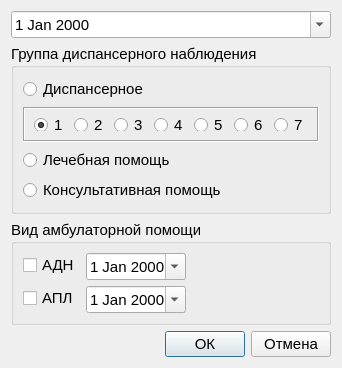
<?xml version="1.0" encoding="UTF-8"?>
<ui version="4.0">
 <class>Dialog_add_dynamic_view</class>
 <widget class="QDialog" name="Dialog_add_dynamic_view">
  <property name="geometry">
   <rect>
    <x>0</x>
    <y>0</y>
    <width>321</width>
    <height>356</height>
   </rect>
  </property>
  <property name="font">
   <font>
    <pointsize>11</pointsize>
   </font>
  </property>
  <property name="windowTitle">
   <string>Dialog</string>
  </property>
  <layout class="QVBoxLayout" name="verticalLayout">
   <item>
    <widget class="QDateEdit" name="dateEdit">
     <property name="calendarPopup">
      <bool>true</bool>
     </property>
    </widget>
   </item>
   <item>
    <widget class="QGroupBox" name="groupBox_group_disp_view">
     <property name="title">
      <string>Группа диспансерного наблюдения</string>
     </property>
     <layout class="QVBoxLayout" name="verticalLayout_2">
      <property name="spacing">
       <number>6</number>
      </property>
      <item>
       <widget class="QRadioButton" name="radioButton_d">
        <property name="text">
         <string>Диспансерное</string>
        </property>
       </widget>
      </item>
      <item>
       <widget class="QFrame" name="frame">
        <property name="minimumSize">
         <size>
          <width>0</width>
          <height>35</height>
         </size>
        </property>
        <property name="frameShape">
         <enum>QFrame::Box</enum>
        </property>
        <property name="frameShadow">
         <enum>QFrame::Sunken</enum>
        </property>
        <property name="lineWidth">
         <number>1</number>
        </property>
        <property name="midLineWidth">
         <number>0</number>
        </property>
        <layout class="QHBoxLayout" name="horizontalLayout_2">
         <item>
          <widget class="QRadioButton" name="radioButton_1">
           <property name="acceptDrops">
            <bool>false</bool>
           </property>
           <property name="text">
            <string>1</string>
           </property>
           <property name="checked">
            <bool>true</bool>
           </property>
          </widget>
         </item>
         <item>
          <widget class="QRadioButton" name="radioButton_2">
           <property name="text">
            <string>2</string>
           </property>
          </widget>
         </item>
         <item>
          <widget class="QRadioButton" name="radioButton_3">
           <property name="text">
            <string>3</string>
           </property>
          </widget>
         </item>
         <item>
          <widget class="QRadioButton" name="radioButton_4">
           <property name="text">
            <string>4</string>
           </property>
          </widget>
         </item>
         <item>
          <widget class="QRadioButton" name="radioButton_5">
           <property name="text">
            <string>5</string>
           </property>
          </widget>
         </item>
         <item>
          <widget class="QRadioButton" name="radioButton_6">
           <property name="text">
            <string>6</string>
           </property>
          </widget>
         </item>
         <item>
          <widget class="QRadioButton" name="radioButton_7">
           <property name="text">
            <string>7</string>
           </property>
          </widget>
         </item>
         <item>
          <spacer name="horizontalSpacer_2">
           <property name="orientation">
            <enum>Qt::Horizontal</enum>
           </property>
           <property name="sizeHint" stdset="0">
            <size>
             <width>40</width>
             <height>20</height>
            </size>
           </property>
          </spacer>
         </item>
        </layout>
       </widget>
      </item>
      <item>
       <widget class="QRadioButton" name="radioButton_lp">
        <property name="text">
         <string>Лечебная помощь</string>
        </property>
       </widget>
      </item>
      <item>
       <widget class="QRadioButton" name="radioButton_k">
        <property name="text">
         <string>Консультативная помощь</string>
        </property>
        <property name="autoRepeat">
         <bool>true</bool>
        </property>
       </widget>
      </item>
     </layout>
     <zorder>radioButton_d</zorder>
     <zorder>radioButton_lp</zorder>
     <zorder>frame</zorder>
     <zorder>radioButton_k</zorder>
    </widget>
   </item>
   <item>
    <widget class="QGroupBox" name="groupBox_ambulance">
     <property name="title">
      <string>Вид амбулаторной помощи</string>
     </property>
     <layout class="QVBoxLayout" name="verticalLayout_3">
      <item>
       <layout class="QFormLayout" name="formLayout">
        <item row="1" column="0">
         <widget class="QCheckBox" name="checkBox_adn">
          <property name="text">
           <string>АДН</string>
          </property>
          <property name="checked">
           <bool>false</bool>
          </property>
         </widget>
        </item>
        <item row="1" column="1">
         <widget class="QDateEdit" name="dateEdit_adn">
          <property name="minimumSize">
           <size>
            <width>100</width>
            <height>0</height>
           </size>
          </property>
          <property name="maximumSize">
           <size>
            <width>100</width>
            <height>16777215</height>
           </size>
          </property>
          <property name="calendarPopup">
           <bool>true</bool>
          </property>
         </widget>
        </item>
        <item row="2" column="0">
         <widget class="QCheckBox" name="checkBox_apl">
          <property name="text">
           <string>АПЛ</string>
          </property>
         </widget>
        </item>
        <item row="2" column="1">
         <widget class="QDateEdit" name="dateEdit_apl">
          <property name="minimumSize">
           <size>
            <width>100</width>
            <height>0</height>
           </size>
          </property>
          <property name="maximumSize">
           <size>
            <width>100</width>
            <height>16777215</height>
           </size>
          </property>
          <property name="calendarPopup">
           <bool>true</bool>
          </property>
         </widget>
        </item>
       </layout>
      </item>
     </layout>
    </widget>
   </item>
   <item>
    <layout class="QHBoxLayout" name="horizontalLayout">
     <item>
      <spacer name="horizontalSpacer">
       <property name="orientation">
        <enum>Qt::Horizontal</enum>
       </property>
       <property name="sizeHint" stdset="0">
        <size>
         <width>40</width>
         <height>20</height>
        </size>
       </property>
      </spacer>
     </item>
     <item>
      <widget class="QPushButton" name="pushButton_OK">
       <property name="text">
        <string>ОК</string>
       </property>
      </widget>
     </item>
     <item>
      <widget class="QPushButton" name="pushButton_Cancel">
       <property name="text">
        <string>Отмена</string>
       </property>
      </widget>
     </item>
    </layout>
   </item>
  </layout>
 </widget>
 <resources/>
 <connections/>
</ui>
